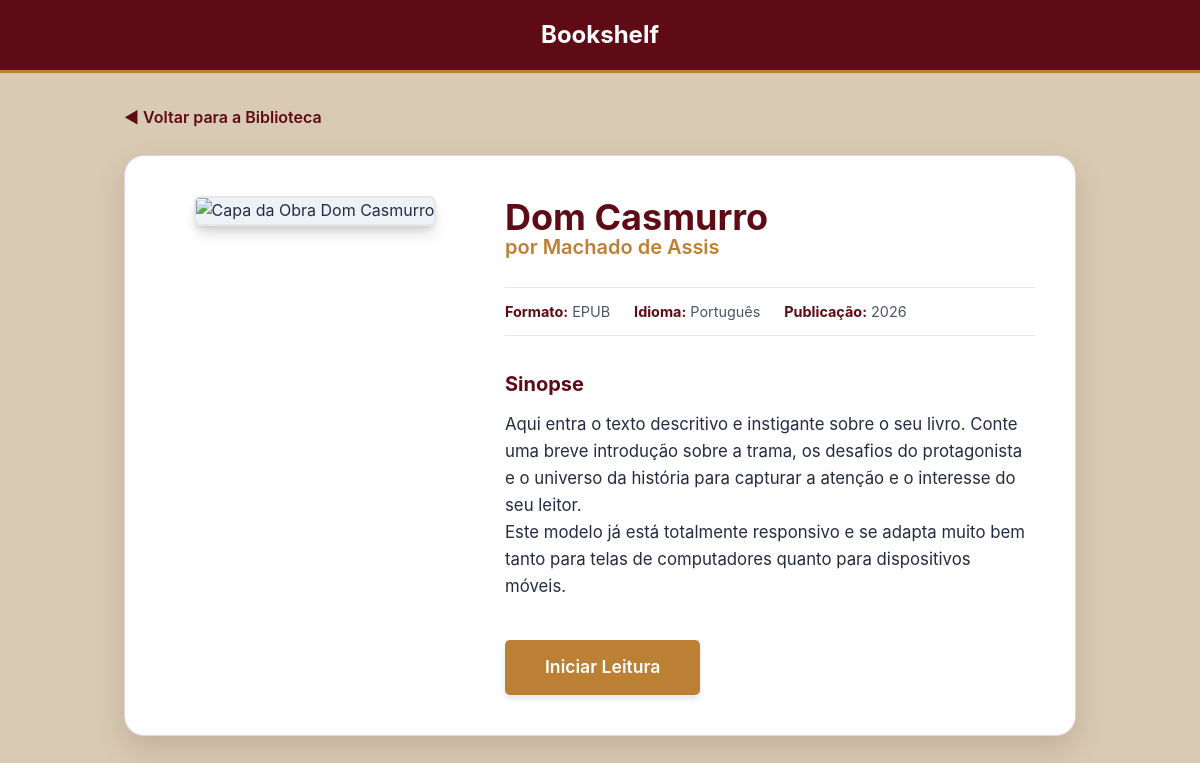
The page /livro/2 on the database as committed earlier.
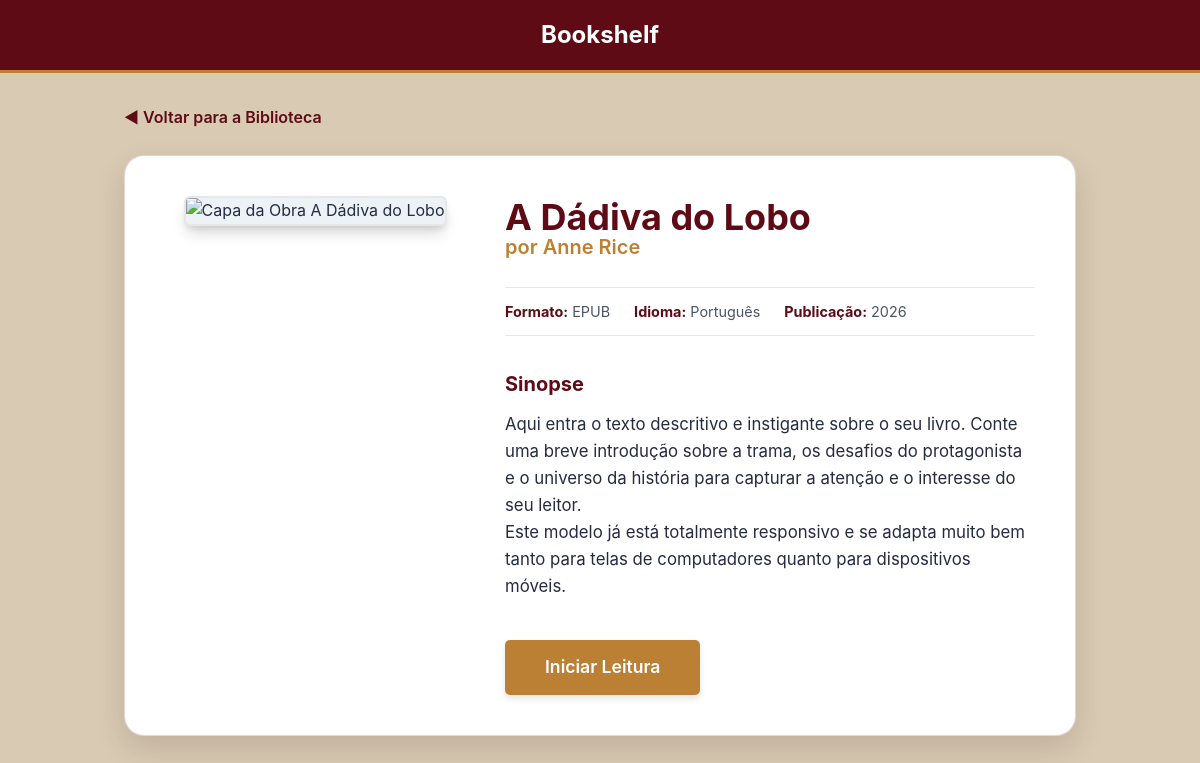
The same page on the database as committed later.
### tables this page shows
CREATE TABLE livros (
                id_livro INTEGER PRIMARY KEY AUTOINCREMENT,
                titulo VARCHAR(255) NOT NULL,
                autor VARCHAR(255),
                arquivo_epub VARCHAR(10),
                id_categoria INT
            );

### app.py (the view, shortened to what this page needs)
@app.route('/descricao')
@app.route('/livro/<int:id_livro>')
def descricao_livro(id_livro=None):
    livro = None
    if id_livro is not None:
        cursor = mysql.connection.cursor()
        cursor.execute("SELECT id_livro as id, titulo, autor, arquivo_epub as formato, capa_imagem FROM livros WHERE id_livro = %s", (id_livro,))
        livro = cursor.fetchone()
        cursor.close()
        if not livro:
            for s in SUAS_LITERATURAS_MOCADAS:
                if s['id'] == id_livro:
                    livro = {
                        "id": s['id'],
                        "titulo": s['titulo'],
                        "autor": s['autor'],
                        "formato": "EPUB",
                        "capa_imagem": s.get('capa')
                    }
                    break
    return render_template('descricaolv.html', livro=livro)

### app.py (called while the page is built, shortened)
@app.teardown_appcontext
def fechar_conexao_sqlite(exception):
    db = g.pop('sqlite_db', None)
    if db is not None:
        db.close()

    def execute(self, query, params=None):
        q = query.replace('%s', '?')
        if params is not None:
            return self._cursor.execute(q, params)
        return self._cursor.execute(q)

    def fetchone(self):
        row = self._cursor.fetchone()
        return dict(row) if row is not None else None

    def close(self):
        self._cursor.close()

    def cursor(self):
        return SQLiteDictCursor(self._conn)

    def close(self):
        self._conn.close()

    @property
    def connection(self):
        if 'sqlite_db' not in g:
            g.sqlite_db = SQLiteConnectionWrapper(SQLITE_DB_PATH)
        return g.sqlite_db

### templates/descricaolv.html (shortened to what this page needs)
<!DOCTYPE html>
<html lang="pt-BR">
<head>
    <link rel="stylesheet" href="{{ url_for('static', filename='estilogr.css') }}">
</head>
<body>
    <header>
        <h1>Bookshelf</h1>
    </header>
    <div class="container">
        <a href="{{ url_for('index') }}" class="back-link">◀ Voltar para a Biblioteca</a>
        <article class="book-details-card">
            <div class="book-cover-wrapper">
                <img src="{{ livro.capa_imagem if livro and livro.capa_imagem else 'https://images.unsplash.com/photo-1544947950-fa07a98d237f?auto=format&fit=crop&w=600&q=80' }}" alt="Capa da Obra {{ livro.titulo if livro else '' }}" class="book-cover">
            </div>
            <div class="book-info">
                <h2>{{ livro.titulo if livro else 'Nome da Obra Fantástica' }}</h2>
                <div class="book-author">por {{ livro.autor if livro else 'Autor Nome Sobrenome' }}</div>
                <div class="book-meta">
                    <div class="meta-item"><strong>Formato:</strong> {{ livro.formato if livro else 'EPUB' }}</div>
                    <div class="meta-item"><strong>Idioma:</strong> Português</div>
                    <div class="meta-item"><strong>Publicação:</strong> 2026</div>
                </div>
                <div class="book-synopsis">
                    <h3>Sinopse</h3>
                    <p>
                        Aqui entra o texto descritivo e instigante sobre o seu livro. Conte uma breve introdução sobre a trama, os desafios do protagonista e o universo da história para capturar a atenção e o interesse do seu leitor.
                    </p>
                    <p>
                        Este modelo já está totalmente responsivo e se adapta muito bem tanto para telas de computadores quanto para dispositivos móveis.
                    </p>
                </div>
                <a href="{{ url_for('ler_livro', id_livro=livro.id) if livro else url_for('index') }}" class="btn-read">Iniciar Leitura</a>
            </div>
        </article>
    </div>
</body>
</html>

### static/estilogr.css (style rules this page uses)
:root { --bg-main: #D9CAB3; --bg-nav: #5E0B15; --bg-board: #ffffff; --card-bg: #90323D; --card-inner-bg: #5E0B15; --card-info-bg: #90323D; --card-action-bg: #5E0B15; --accent-blue: #BC8034; --accent-magenta: #90323D; --text-dark: #252b42; --text-light: #ffffff; --border-color: #e5e7eb; }
* { box-sizing: border-box; margin: 0; padding: 0; }
body { background-color: var(--bg-main); font-family: 'Montserrat', 'Segoe UI', Roboto, sans-serif; color: var(--text-dark); line-height: 1.5; }
:root { --cor-verde-marca: #5E0B15; --cor-fundo: #D9CAB3; --cor-superficie: #ffffff; --cor-texto-principal: #1f2937; --cor-texto-secundario: #4b5563; --cor-borda: #d1d5db; --cor-primaria: #90323D; --cor-primaria-hover: #5E0B15; --transicao-padrao: transform 0.4s cubic-bezier(0.4, 0, 0.2, 1), opacity 0.4s ease-in-out; --raio-borda: 12px; }
*, *::before, *::after { box-sizing: border-box; margin: 0; padding: 0; }
body { font-family: 'Segoe UI', Roboto, Helvetica, Arial, sans-serif; background-color: var(--cor-fundo); color: var(--cor-texto-principal); min-height: 100vh; display: flex; flex-direction: column; }
:root { --primary-color: #5E0B15; --primary-hover: #90323D; --background: #D9CAB3; --details-card-bg: #ffffff; --text-main: #252b42; --text-muted: #5E0B15; --accent-gold: #BC8034; }
body { font-family: 'Montserrat', -apple-system, BlinkMacSystemFont, "Segoe UI", Roboto, Helvetica, Arial, sans-serif; background-color: var(--background); color: var(--text-main); margin: 0; padding: 0; line-height: 1.6; }
header { background-color: var(--primary-color); border-bottom: 3px solid var(--accent-gold); padding: 1rem 2rem; text-align: center; }
header h1 { margin: 0; font-size: 1.5rem; color: #ffffff; }
.container { max-width: 1000px; margin: 2rem auto; padding: 0 1.5rem; }
.back-link { display: inline-block; margin-bottom: 1.5rem; color: var(--primary-color); text-decoration: none; font-weight: 600; transition: color 0.2s ease; }
.book-details-card { background: var(--details-card-bg, #ffffff); border: 1px solid rgba(144, 50, 61, 0.22); border-radius: 20px; padding: 2.5rem; display: grid; grid-template-columns: 300px 1fr; gap: 2.5rem; box-shadow: 0 12px 30px rgba(45, 23, 15, 0.14); }
.book-cover-wrapper { text-align: center; }
.book-cover { width: 100%; max-width: 280px; height: auto; border-radius: 6px; box-shadow: 0 10px 15px -3px rgba(0, 0, 0, 0.15), 0 4px 6px -2px rgba(0, 0, 0, 0.1); background-color: #edf2f7; aspect-ratio: 2/3; object-fit: cover; border: 2px solid var(--border-color); }
.book-info h2 { margin-top: 0; font-size: 2.25rem; color: var(--primary-color); line-height: 1.2; }
.book-author { font-size: 1.25rem; color: var(--accent-gold); font-weight: 600; margin-top: -0.5rem; margin-bottom: 1.5rem; }
.book-meta { display: flex; gap: 1.5rem; margin-bottom: 2rem; font-size: 0.9rem; color: #4b5563; border-top: 1px solid var(--border-color); border-bottom: 1px solid var(--border-color); padding: 0.75rem 0; }
.meta-item strong { color: var(--primary-color); }
.book-synopsis { margin-bottom: 2.5rem; }
.book-synopsis h3 { font-size: 1.25rem; margin-bottom: 0.7rem; color: var(--primary-color); }
.book-synopsis p { color: var(--text-main); font-size: 1.05rem; }
.btn-read { display: inline-block; background-color: var(--accent-gold); color: white; padding: 0.85rem 2.5rem; font-size: 1.1rem; font-weight: 600; border: none; border-radius: 5px; text-decoration: none; text-align: center; cursor: pointer; transition: background-color 0.2s ease, transform 0.1s ease; box-shadow: 0 4px 6px rgba(0, 0, 0, 0.1); }

Rows that differ between the two databases and show on the page:
added livros: titulo "A Dádiva do Lobo", autor "Anne Rice", arquivo_epub "EPUB"
Other text that changed with them:
{{ livro.titulo if livro else 'Nome da Obra Fantástica' }}: "Dom Casmurro" → (not shown)
{{ livro.autor if livro else 'Autor Nome Sobrenome' }}: "Machado de Assis" → (not shown)
{{ livro.formato if livro else 'EPUB' }}: "EPUB" → (not shown)
